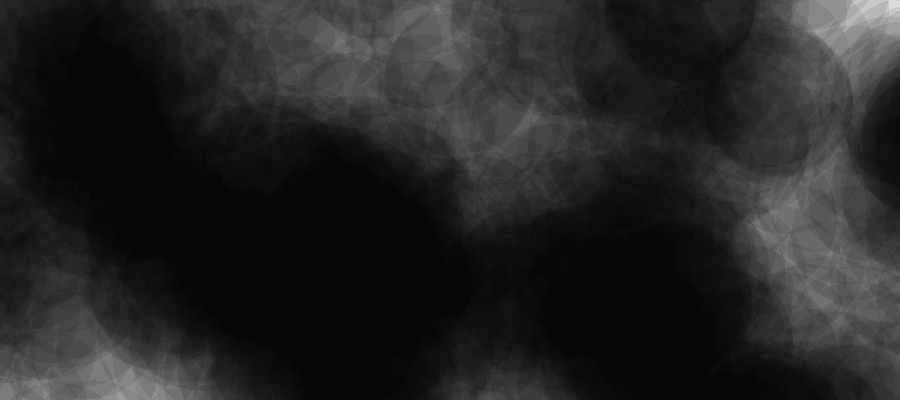
Frame 1 (no input)
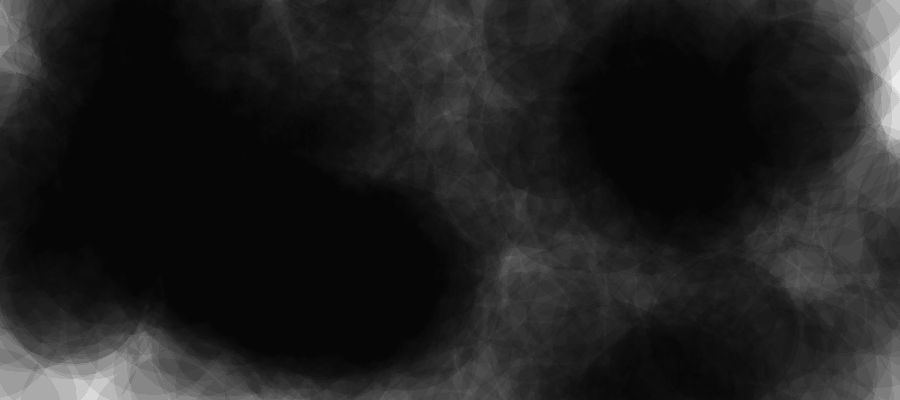
Frame 60 (the mouse pressed at the canvas centre just before this capture)
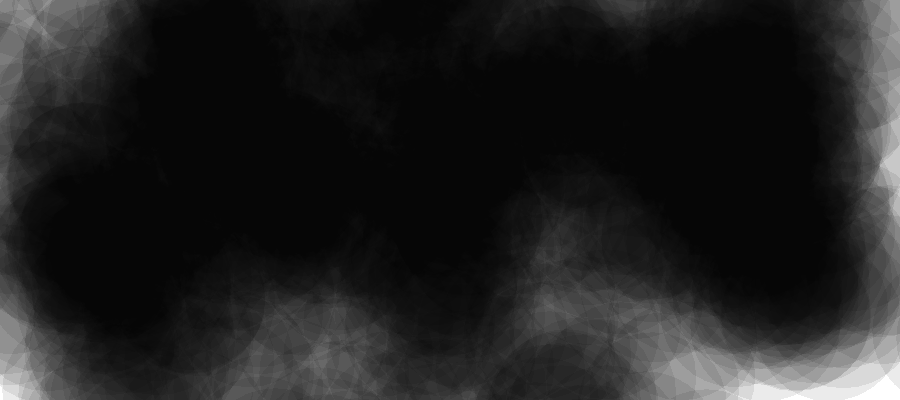
Frame 120 (the mouse held since frame 60 and released just before this capture)

The Processing sketch that drew these frames (run headless with seeded random() and noise(); from frame 60 on, the mouse is pressed at the canvas centre):

// Processing sketch: processing_108535
// ── processing_108535.pde

// Fake Particles
// Levente Sandor, 2013

float b = 0;

void setup() {
  size(900, 400);
  background(255);
  fill(255);
  noSmooth();
}

void draw() {
  noStroke();  
  rect(0, 0, width, height);

  for (int x = 0; x < width; x += 20) {
    for (int y = 0; y < height; y += 20) {
      float a = 4 * noise(x / 300.0, y / 300.0) * TWO_PI + b;
      stroke(0,20);
      strokeWeight(150);
      point(x + 100 * cos(a), y + 100 * sin(a));
    }
  }

  b += 0.02;
}
